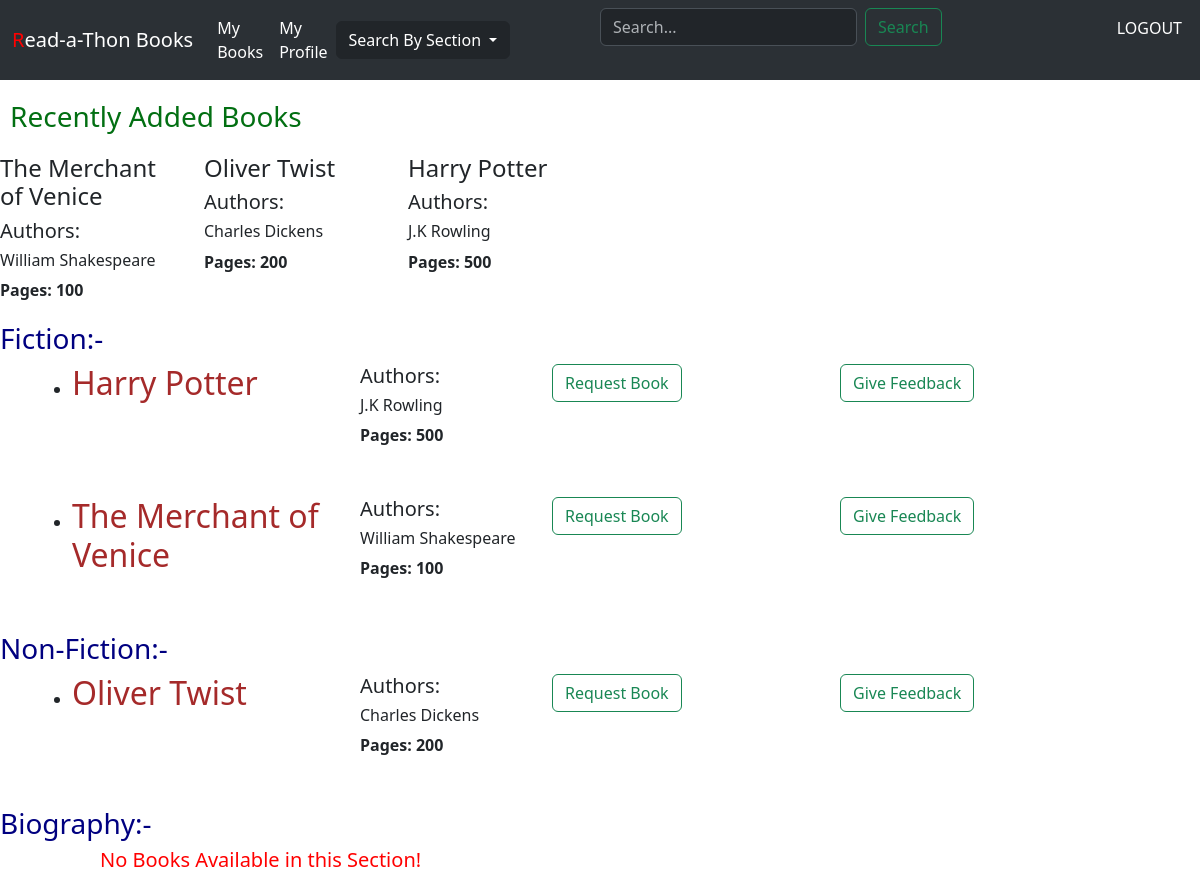
Screenshot of /user/dashboard (signed in) with the database file from the repository.
### Application/model.py (models this page shows)
class Book(db.Model):
    ID = db.Column(db.Integer, primary_key=True, autoincrement=True)
    Name = db.Column(db.String, nullable=False)
    Content = db.Column(db.String, nullable=False)
    Pages = db.Column(db.String)
    Section_id = db.Column(db.Integer, db.ForeignKey("section.ID"))
    author=db.relationship('Authors',backref='book')

class Authors(db.Model):
    Book_id = db.Column(db.Integer, db.ForeignKey("book.ID"), nullable=False, primary_key=True)
    Name = db.Column(db.String, nullable=False, primary_key=True)

class Section(db.Model):
    ID = db.Column(db.Integer, primary_key=True, autoincrement=True)
    Name = db.Column(db.String, nullable=False)
    Date_Created = db.Column(db.String, nullable=False)
    Description = db.Column(db.String)

### Application/controller.py (the view)
@app.route("/user/dashboard")
def user_dashboard():
     if 'user_id' in session:
        user_details=Users.query.get(session['user_id'])
        sections=Section.query.all()
        books={}
        for section in sections:
            books[section]=Book.query.filter_by(Section_id=section.ID).all()
        recently_added_books = Book.query.order_by(Book.ID.desc()).limit(5).all()
        return render_template("user_dashboard.html",user=user_details,books=books,section=sections,recent_books=recently_added_books)
     else:
        return redirect(url_for("user_login"))

### templates/user_dashboard.html (shortened to what this page needs)
<!DOCTYPE html>
<html lang="en">
<head>
    <link href="https://cdn.jsdelivr.net/npm/bootstrap@5.3.2/dist/css/bootstrap.min.css" rel="stylesheet">
</head>
<body>
<nav class="navbar navbar-expand-lg bg-body-tertiary" class="navbar bg-primary" data-bs-theme="dark">
    <div class="container-fluid">
      <div class="navbar-brand" style="color: white;"><span style="color: red;">R</span>ead-a-Thon Books</div>
      <div class="collapse navbar-collapse" id="navbarSupportedContent">
        <ul class="navbar-nav me-auto mb-2 mb-lg-0">
          <li class="nav-item">
            <a class="nav-link active" aria-current="page" href="/book/issued/{{user.ID}}">My Books</a>
          </li>
          <li class="nav-item">
            <a class="nav-link active" href="/user/profile/{{user.ID}}">My Profile</a>
          </li>
          <li>
            <form action="/user/search/{{user.ID}}" method="POST" style="position:absolute;left:600px;" class="d-flex" >
              <input class="form-control me-2" type="text" name="value" placeholder="Search...">
              <input class="btn btn-outline-success" type="submit" value="Search">
            </form>
          </li>
          <li class="nav-item" style="position: absolute;right:10px;">
            <a class="nav-link active" aria-current="page" href="/user/logout">LOGOUT</a>
          </li>
        </ul>
      </div>
      <div class="collapse navbar-collapse" id="navbarNavDarkDropdown" style="margin-right:900px;">
            <ul class="navbar-nav">
              <li class="nav-item dropdown">
                <button class="btn btn-dark dropdown-toggle" data-bs-toggle="dropdown" aria-expanded="false">
                  Search By Section
                </button>
              </li>
            </ul>
      </div>
    </div>
</nav>
<h3 style="color:rgb(2, 111, 18);margin-top: 20px; margin-bottom: 20px; margin-left: 10px;">Recently Added Books</h3>
<div class="row" style="margin-bottom: 20px;">
  {% for book in recent_books %}
  <div class="col-2">
    <h4>{{book.Name}}</h4>
    <h5>Authors:</h5>
          {% for x in book.author %}
          <h6>{{x.Name}}</h6>
          {% endfor %}
          {% if book.Pages%}
          <b>Pages: {{book.Pages}}</b>
          {% endif %}
  </div>
  {% endfor %}
</div>
    {% for i in  books.keys() %}
    <h3 style="color:navy;">{{i.Name}}:-</h3>
    {% if books[i] %}
      <ul>
        {% for book in books[i] %}
        <li style="margin-left: 40px;margin-bottom:50px;">
        <div class="row">
          <div class="col-3">
            <h2 style="color: brown;">{{book.Name}}</h2>
          </div>
          <div class="col-2">
            <h5>Authors:</h5>
            {% for x in book.author %}
            <h6>{{x.Name}}</h6>
            {% endfor %}
            {% if book.Pages%}
            <b>Pages: {{book.Pages}}</b>
            {% endif %}
          </div>
          <div class="col-3">
            <a href="/book/{{book.ID}}/request/{{user.ID}}" class="btn btn-outline-success">Request Book</a>
          </div>
          <div class="col-3">
            <a href="/book/{{book.ID}}/feedback/{{user.ID}}" class="btn btn-outline-success" > Give Feedback</a>
          </div>
        </div>
        </li>
        {% endfor %}
      </ul>
    {% else %}
    <h5 style="color:red;margin-left: 100px;">No Books Available in this Section!</h5>
    {% endif %}
    {% endfor %}
</body>
</html>

### rows the page displays
Book: Name "The Merchant of Venice", Pages "100"
Authors: Name "William Shakespeare"
Book: Name "Oliver Twist", Pages "200"
Authors: Name "Charles Dickens"
Book: Name "Harry Potter", Pages "500"
Authors: Name "J.K Rowling"
Section: Name "Fiction"
Section: Name "Non-Fiction"
Section: Name "Biography", shows "No Books Available in this Section!"
